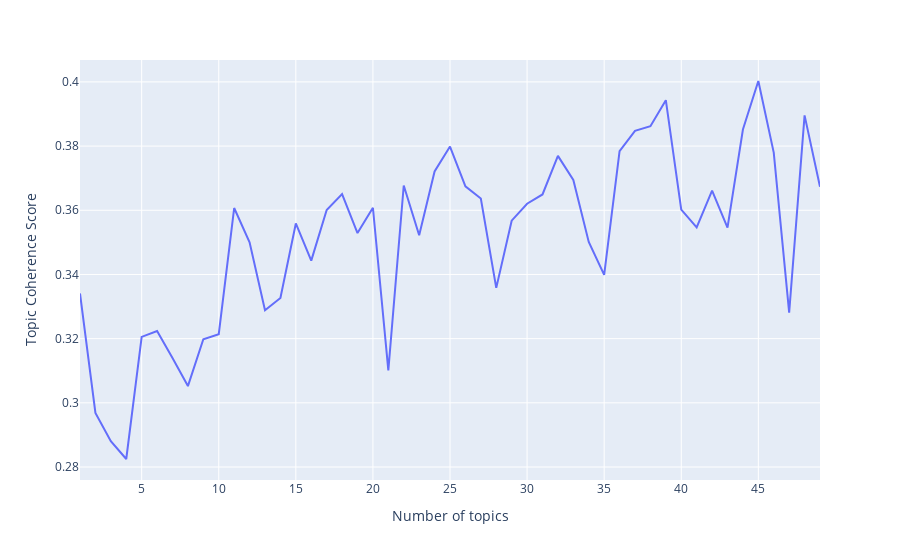

Source (notebook cell):
### Code cell
px.line(x=x_, y=y_, labels={"x": "Number of topics", "y": "Topic Coherence Score"})

### Figure 1 — Plotly figure (JSON) as saved in the notebook; plotly's stock layout.template omitted (floating-point values rounded to 4 significant figures)
{"data": [{"hovertemplate": "Number of topics=%{x}<br>Topic Coherence Score=%{y}<extra></extra>", "legendgroup": "", "line": {"color": "#636efa", "dash": "solid"}, "mode": "lines", "name": "", "orientation": "v", "showlegend": false, "type": "scatter", "x": [1, 2, 3, 4, 5, 6, 7, 8, 9, 10, 11, 12, 13, 14, 15, 16, 17, 18, 19, 20, 21, 22, 23, 24, 25, 26, 27, 28, 29, 30, 31, 32, 33, 34, 35, 36, 37, 38, 39, 40, 41, 42, 43, 44, 45, 46, 47, 48, 49], "xaxis": "x", "y": [0.3341, 0.2969, 0.288, 0.2825, 0.3206, 0.3224, 0.314, 0.3052, 0.3198, 0.3214, 0.3607, 0.35, 0.3289, 0.3327, 0.3559, 0.3443, 0.3601, 0.365, 0.3529, 0.3608, 0.3101, 0.3677, 0.3522, 0.3721, 0.3798, 0.3675, 0.3637, 0.3358, 0.3568, 0.362, 0.3649, 0.377, 0.3694, 0.3501, 0.3399, 0.3784, 0.3848, 0.3862, 0.3943, 0.3602, 0.3547, 0.3661, 0.3546, 0.3852, 0.4003, 0.378, 0.3281, 0.3896, 0.3673], "yaxis": "y"}], "layout": {"legend": {"tracegroupgap": 0}, "margin": {"t": 60}, "xaxis": {"anchor": "y", "domain": [0, 1], "title": {"text": "Number of topics"}}, "yaxis": {"anchor": "x", "domain": [0, 1], "title": {"text": "Topic Coherence Score"}}}}
